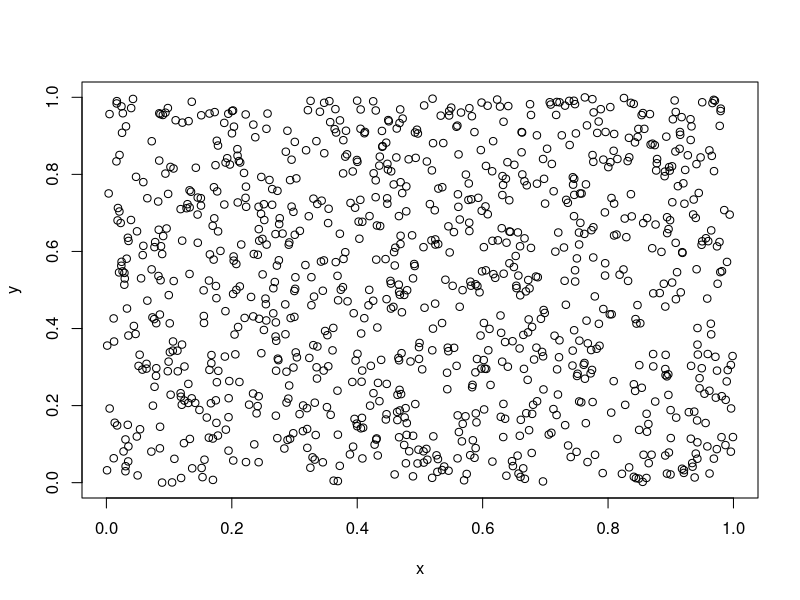
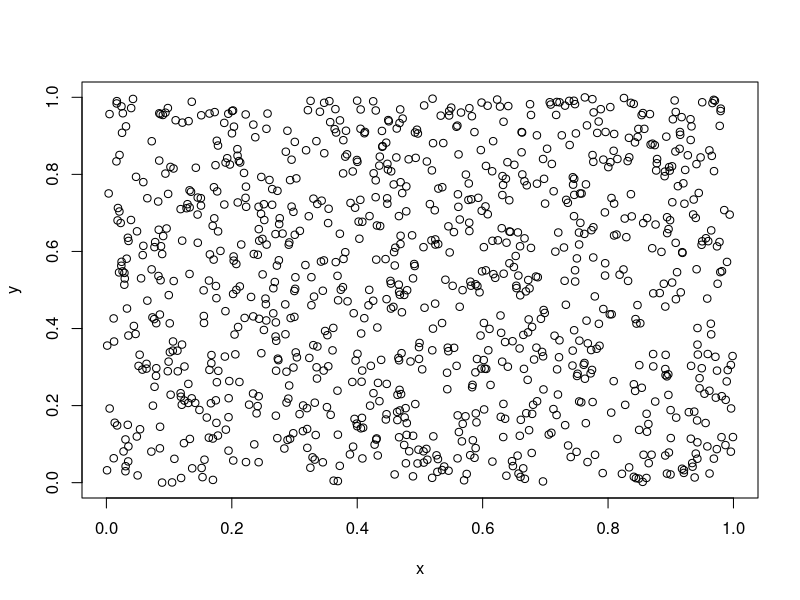
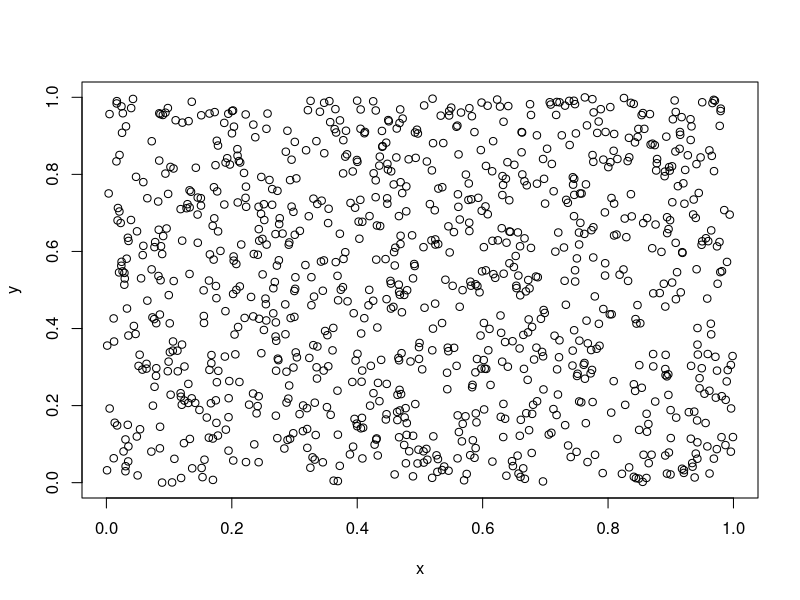
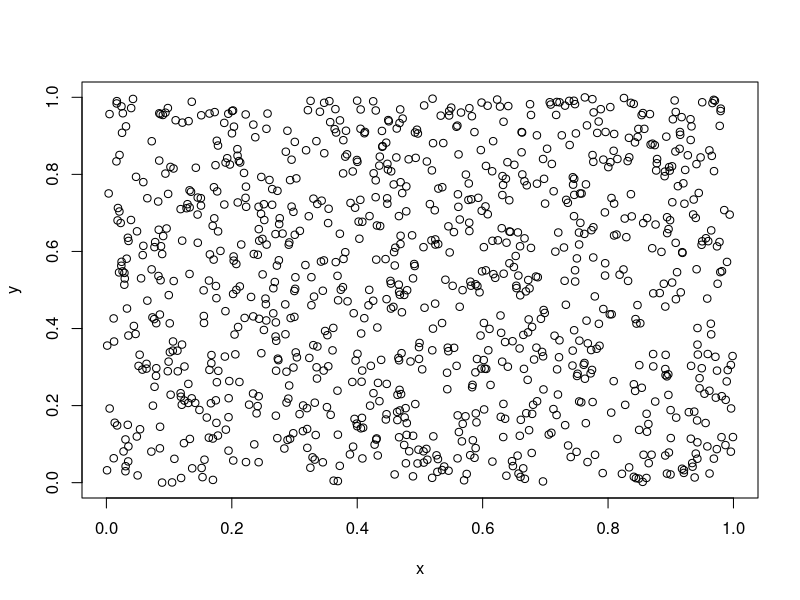
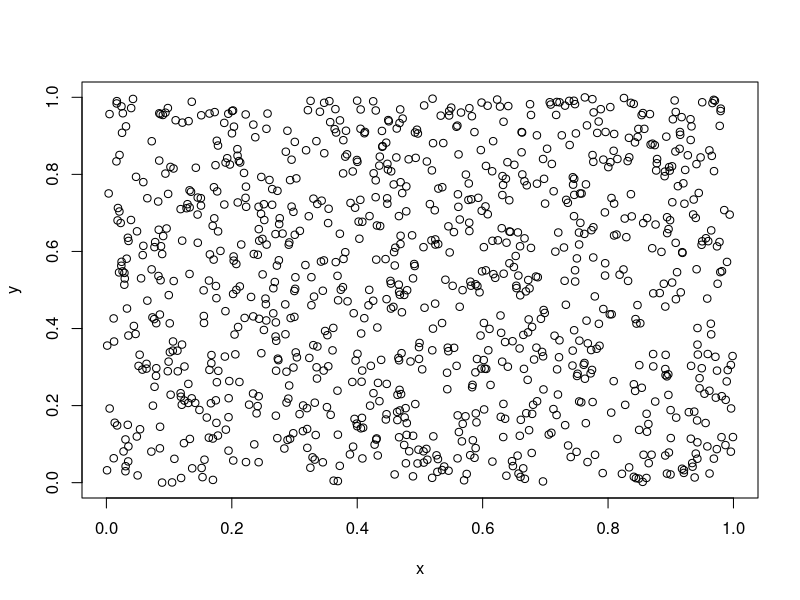
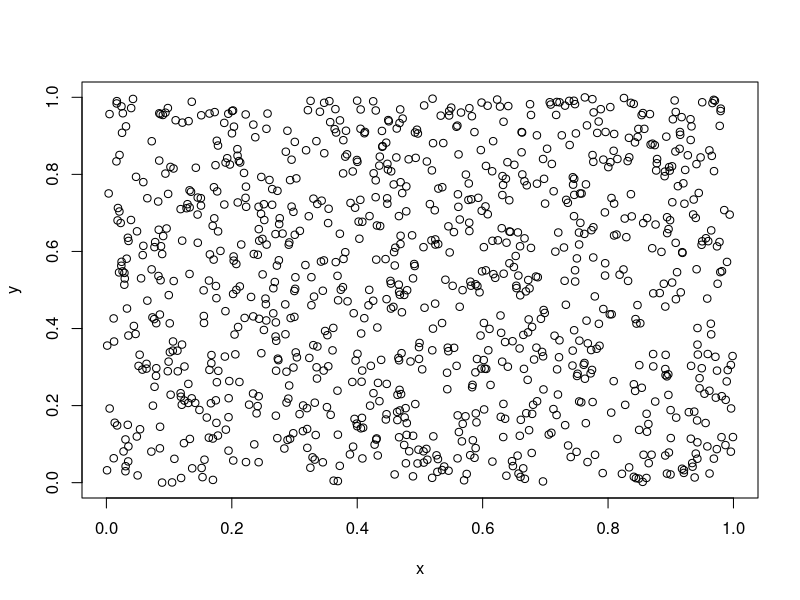
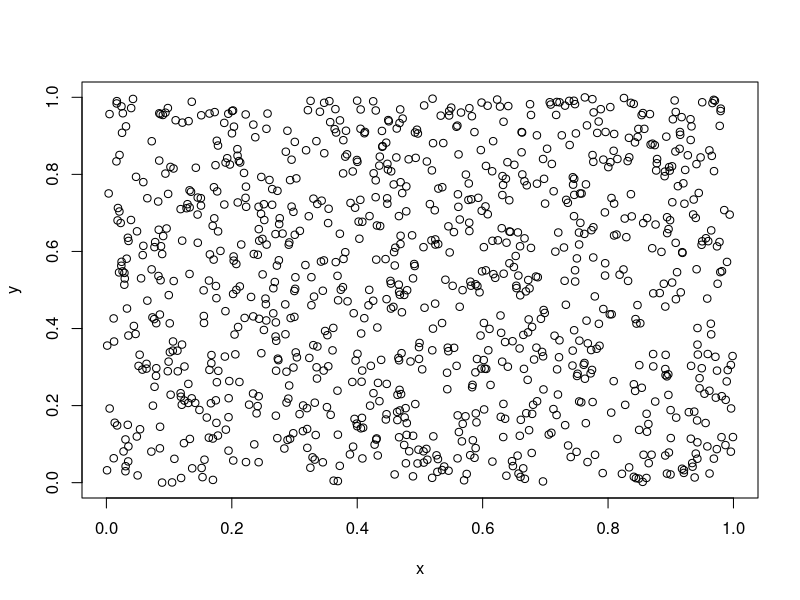
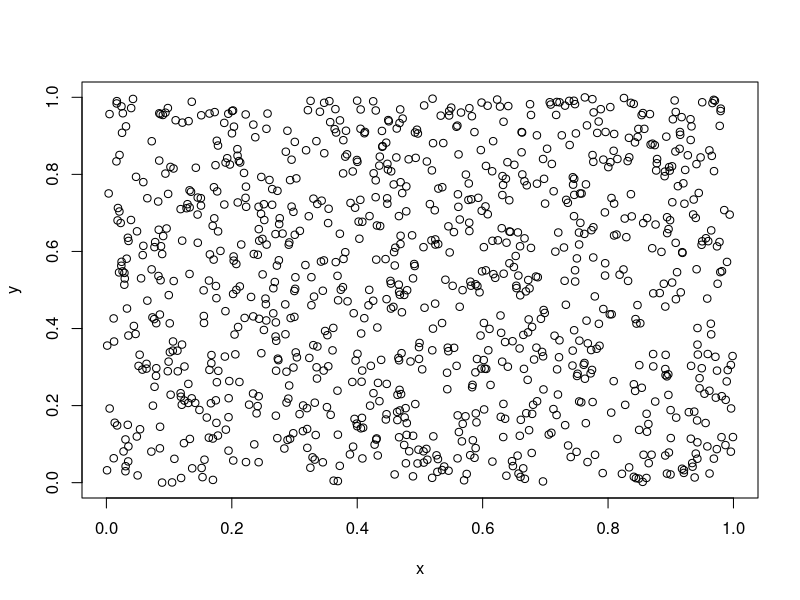

R code for these plots, in order: (Note: this script raises an error after producing the figures.)
## ---- chunk 1
library(tidyverse)
library(svglite)

x <- runif(1e3)
y <- runif(1e3)
tmp1 <- tempfile()
tmp2 <- tempfile()

svglite_test <- function() {
  svglite(tmp1)
  plot(x, y)
  dev.off()
}
svg_test <- function() {
  svg(tmp2, onefile = TRUE)
  plot(x, y)
  dev.off()
}

bench::mark("svglite()" = svglite_test(), 
            "svg()" = svg_test(), 
            min_iterations = 250) %>% 
  plot(type = "ridge") + 
  labs(x = NULL, y = NULL)
## ---- chunk 2
p <- ggplot(mtcars) + 
  geom_point(aes(x = disp, y = mpg, color = gear))

svglite_file <- tempfile()
svglite_file_gz <- tempfile(fileext = ".svgz")
svg_file <- tempfile()

svglite(svglite_file)
plot(p)
invisible(dev.off())

svglite(svglite_file_gz)
plot(p)
invisible(dev.off())

svg(svg_file)
plot(p)
invisible(dev.off())

sizes <- data.frame(
  device = c("svglite()", "svglite()\n<gzipped>", "svg()"),
  size = fs::file_size(c(svglite_file, svglite_file_gz, svg_file))
)

ggplot(sizes) + 
  geom_col(aes(x = size / 1024, y = device)) + 
  labs(x = "Size (Kb)", y = NULL)
## ---- chunk 3
library(systemfonts)
register_variant(
  name = "Montserrat Extreme", 
  family = "Montserrat", 
  weight = "semibold",
  features = font_feature(ligatures = "discretionary", letters = "stylistic")
)

p <- ggplot() + 
  geom_text(
    aes(x = 0, y = 1, label = "This text should definitely differ"),
    family = "Montserrat",
    size = 6
  ) + 
  geom_text(
    aes(x = 0, y = 0, label = "This text should definitely differ"),
    family = "Montserrat Extreme",
    size = 6
  ) + 
  theme_void() + 
  expand_limits(y = c(-1, 2))

svg <- svgstring(fix_text_size = FALSE, standalone = FALSE)
plot(p)
invisible(dev.off())

svg()
## ---- chunk 4
svg <- svgstring(
  width = 6, height = 2,
  web_fonts = list(
    "https://brick.freetls.fastly.net/Montserrat:400,600"
  ),
  fix_text_size = FALSE, 
  standalone = FALSE
)
plot(p)
invisible(dev.off())

svg()
